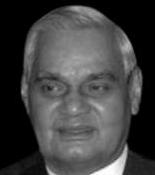
#> input picture preprocessing codes/sample Image/3. cropped_image.jpg, 155 x 175 px, found by its file name
$ python '3. size_reduce.py'
#> lines starting #> are read from the running program, lines starting #| are printed output that depends on the picture
from PIL import Image,ImageOps
from skimage import io
import os

#Let the input image  is "3. cropped_image" and is stored in "sample_Image" folder.
im=Image.open("sample_Image/3. cropped_image.jpg")
#> im is the input picture: PIL image 155x175 L; min 0, max 255, mean 65.3

im1=im.resize((50,50))
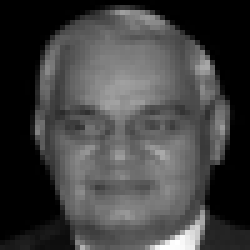
#> im1: PIL image 50x50 L (shown 5 times larger); min 0, max 255, mean 65.3
#save the size reduced image by name "4. size_reduced_image"  in folder "sample_Image"
im1.save("sample_Image/4. size_reduced_image.jpg")

$ run again, with preprocessing codes/sample Image/1. photo.png saved as preprocessing codes/sample Image/3. cropped_image.jpg
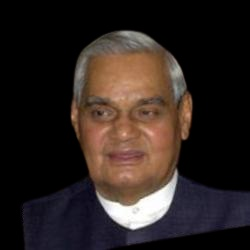
#> input picture preprocessing codes/sample Image/1. photo.png, 250 x 250 px, found by its file name
#> im is the input picture: PIL image 250x250 RGB; mean R, G, B 45.5, 35.7, 32.3
#> `im1=im.resize((50,50))`:
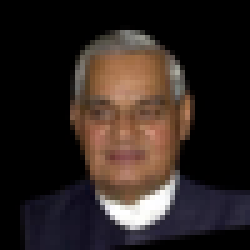
#> im1: PIL image 50x50 RGB (shown 5 times larger); mean R, G, B 45.6, 35.8, 32.4
